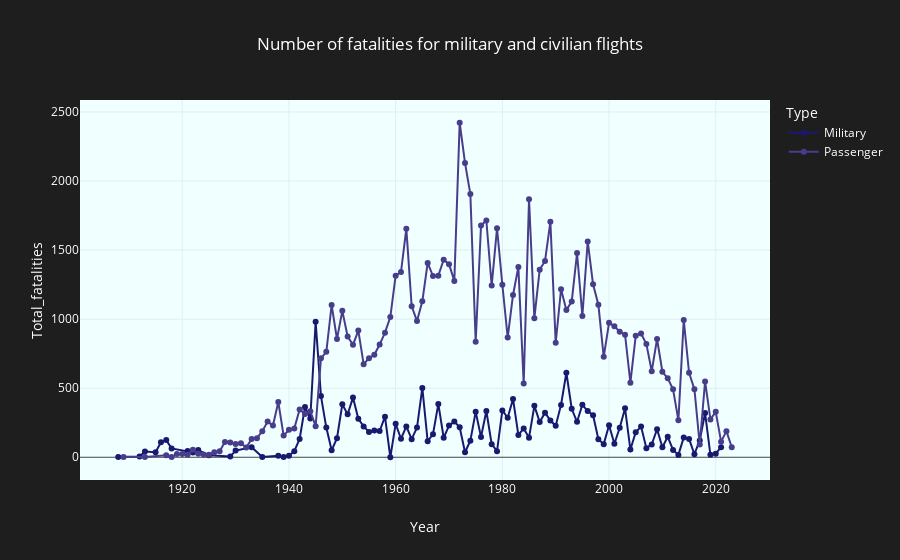

Write notebook code for a chart like this one.
### Markdown cell above
## 2.6 Number of fatalities for military and passenger airlines

### Code cell
df_year_deaths = df.groupby([df['Date'].dt.year, 'Type']) \
                    .sum() \
                    ['Total_fatalities'] \
                    .reset_index() \
                    .rename(columns={'Date': 'Year'})
                    
selected_colour_1, selected_colour_2 = generate_random_colour(), generate_random_colour()

print(f'First colour = {selected_colour_1} and second colour = {selected_colour_2}')    
                
px.line(
    data_frame=df_year_deaths,
    x='Year',
    y='Total_fatalities',
    color='Type',
    markers=True,
    title='Number of fatalities for military and civilian flights',
    color_discrete_sequence=[selected_colour_1, selected_colour_2]
)

### Figure 1 — Plotly figure (JSON) as saved in the notebook; plotly's stock layout.template omitted (floating-point values rounded to 4 significant figures)
{"data": [{"hovertemplate": "Type=Military<br>Year=%{x}<br>Total_fatalities=%{y}<extra></extra>", "legendgroup": "Military", "line": {"color": "midnightblue", "dash": "solid"}, "marker": {"symbol": "circle"}, "mode": "lines+markers", "name": "Military", "orientation": "v", "showlegend": true, "type": "scatter", "x": [1908, 1912, 1913, 1915, 1916, 1917, 1918, 1921, 1922, 1923, 1925, 1929, 1930, 1933, 1935, 1938, 1939, 1940, 1941, 1942, 1943, 1944, 1945, 1946, 1947, 1948, 1949, 1950, 1951, 1952, 1953, 1954, 1955, 1956, 1957, 1958, 1959, 1960, 1961, 1962, 1963, 1964, 1965, 1966, 1967, 1968, 1969, 1970, 1971, 1972, 1973, 1974, 1975, 1976, 1977, 1978, 1979, 1980, 1981, 1982, 1983, 1984, 1985, 1986, 1987, 1988, 1989, 1990, 1991, 1992, 1993, 1994, 1995, 1996, 1997, 1998, 1999, 2000, 2001, 2002, 2003, 2004, 2005, 2006, 2007, 2008, 2009, 2010, 2011, 2012, 2013, 2014, 2015, 2016, 2017, 2018, 2019, 2020, 2021], "xaxis": "x", "y": [1, 5, 42, 36, 108, 124, 64, 45, 34, 52, 14, 6, 48, 73, 2, 11, 1, 10, 44, 133, 364, 281, 981, 443, 215, 50, 138, 383, 311, 432, 278, 223, 183, 194, 190, 294, 0, 242, 134, 223, 131, 215, 502, 116, 167, 386, 141, 229, 258, 217, 36, 120, 329, 147, 335, 95, 44, 339, 286, 422, 162, 208, 142, 372, 256, 323, 266, 228, 379, 612, 351, 257, 380, 334, 305, 131, 95, 232, 98, 213, 354, 56, 181, 222, 66, 93, 203, 73, 148, 53, 17, 143, 133, 22, 122, 320, 18, 26, 73], "yaxis": "y"}, {"hovertemplate": "Type=Passenger<br>Year=%{x}<br>Total_fatalities=%{y}<extra></extra>", "legendgroup": "Passenger", "line": {"color": "darkslateblue", "dash": "solid"}, "marker": {"symbol": "circle"}, "mode": "lines+markers", "name": "Passenger", "orientation": "v", "showlegend": true, "type": "scatter", "x": [1909, 1913, 1917, 1918, 1919, 1920, 1921, 1922, 1923, 1924, 1925, 1926, 1927, 1928, 1929, 1930, 1931, 1932, 1933, 1934, 1935, 1936, 1937, 1938, 1939, 1940, 1941, 1942, 1943, 1944, 1945, 1946, 1947, 1948, 1949, 1950, 1951, 1952, 1953, 1954, 1955, 1956, 1957, 1958, 1959, 1960, 1961, 1962, 1963, 1964, 1965, 1966, 1967, 1968, 1969, 1970, 1971, 1972, 1973, 1974, 1975, 1976, 1977, 1978, 1979, 1980, 1981, 1982, 1983, 1984, 1985, 1986, 1987, 1988, 1989, 1990, 1991, 1992, 1993, 1994, 1995, 1996, 1997, 1998, 1999, 2000, 2001, 2002, 2003, 2004, 2005, 2006, 2007, 2008, 2009, 2010, 2011, 2012, 2013, 2014, 2015, 2016, 2017, 2018, 2019, 2020, 2021, 2022, 2023], "xaxis": "x", "y": [1, 1, 14, 1, 23, 24, 19, 55, 25, 20, 19, 36, 43, 110, 107, 96, 102, 70, 132, 138, 189, 258, 230, 400, 157, 199, 209, 346, 313, 333, 225, 716, 763, 1102, 856, 1060, 874, 814, 917, 674, 716, 742, 816, 902, 1015, 1315, 1341, 1655, 1094, 986, 1129, 1407, 1312, 1315, 1430, 1398, 1277, 2422, 2131, 1906, 836, 1678, 1714, 1243, 1658, 1249, 867, 1175, 1378, 534, 1868, 1007, 1358, 1421, 1705, 829, 1216, 1067, 1127, 1479, 1023, 1563, 1253, 1104, 727, 974, 948, 909, 887, 540, 879, 896, 820, 623, 856, 619, 572, 492, 267, 993, 611, 493, 92, 549, 274, 329, 113, 189, 72], "yaxis": "y"}], "layout": {"legend": {"title": {"text": "Type"}, "tracegroupgap": 0}, "title": {"text": "Number of fatalities for military and civilian flights"}, "xaxis": {"anchor": "y", "domain": [0, 1], "title": {"text": "Year"}}, "yaxis": {"anchor": "x", "domain": [0, 1], "title": {"text": "Total_fatalities"}}}}
